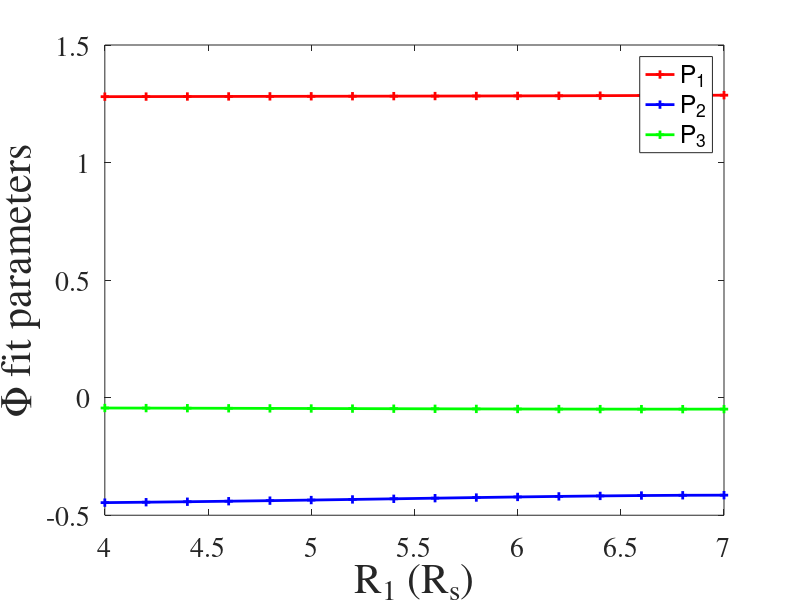
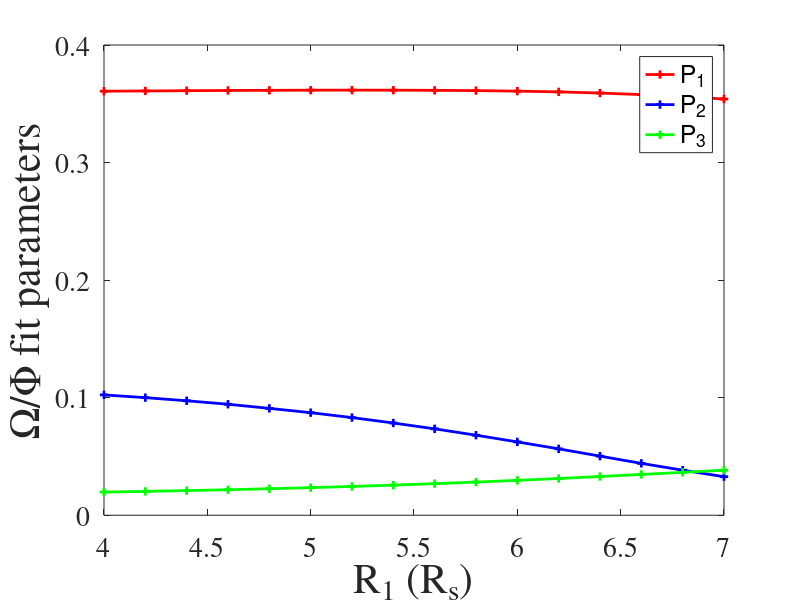

These charts were generated, in order, by the following MATLAB code:
clear all
clc

%%

R1=[4 4.2 4.4 4.6 4.8 5 5.2 5.4 5.6 5.8 6 6.2 6.4 6.6 6.8 7];
coefphi1=[1.280274,-0.446389,-0.043933;
    1.280592,-0.444585,-0.044314;
    1.280908,-0.442568,-0.044721;
    1.281221,-0.440368,-0.045146;
    1.281530,-0.437983,-0.045588;
    1.281840,-0.435454,-0.046039;
    1.282152,-0.432822,-0.046489;
    1.282473,-0.430129,-0.046932;
    1.282808,-0.427423,-0.047357;
    1.283168,-0.424765,-0.047754;
    1.283569,-0.422228,-0.048112;
    1.284021,-0.419895,-0.048414;
    1.284538,-0.417855,-0.048644;
    1.285125,-0.416217,-0.048779;
    1.285788,-0.415107,-0.048793;
    1.286523,-0.414662,-0.048651];


coefOm1=[0.360686,+0.102358,+0.019703;
    0.360922,+0.100032,+0.020291;
    0.361125,+0.097364,+0.020958;
    0.361339,+0.094410,+0.021690;
    0.361446,+0.090911,+0.022552;
    0.361578,+0.087239,+0.023457;
    0.361618,+0.083073,+0.024484;
    0.361571,+0.078449,+0.025625;
    0.361438,+0.073494,+0.026861;
    0.361200,+0.068089,+0.028216;
    0.360746,+0.062377,+0.029686;
    0.360132,+0.056482,+0.031241;
    0.359128,+0.050284,+0.032939;
    0.357791,+0.044116,+0.034711;
    0.356161,+0.038316,+0.036487;
    0.354034,+0.032786,+0.038304];

figure
plot(R1,coefphi1(:,1)','r+-','linewidth',2)
hold on
plot(R1,coefphi1(:,2)','b+-','linewidth',2)
hold on
plot(R1,coefphi1(:,3)','g+-','linewidth',2)
legend('P_1','P_2','P_3')
set(gca, 'FontSize', 20, 'fontName','Times');
xlabel('R_1 (R_s)','Fontsize',30)
ylabel('\Phi fit parameters','Fontsize',30)


figure
plot(R1,coefOm1(:,1)','r+-','linewidth',2)
hold on
plot(R1,coefOm1(:,2)','b+-','linewidth',2)
hold on
plot(R1,coefOm1(:,3)','g+-','linewidth',2)
legend('P_1','P_2','P_3')
set(gca, 'FontSize', 20, 'fontName','Times');
xlabel('R_1 (R_s)','Fontsize',30)
ylabel('\Omega/\Phi fit parameters','Fontsize',30)